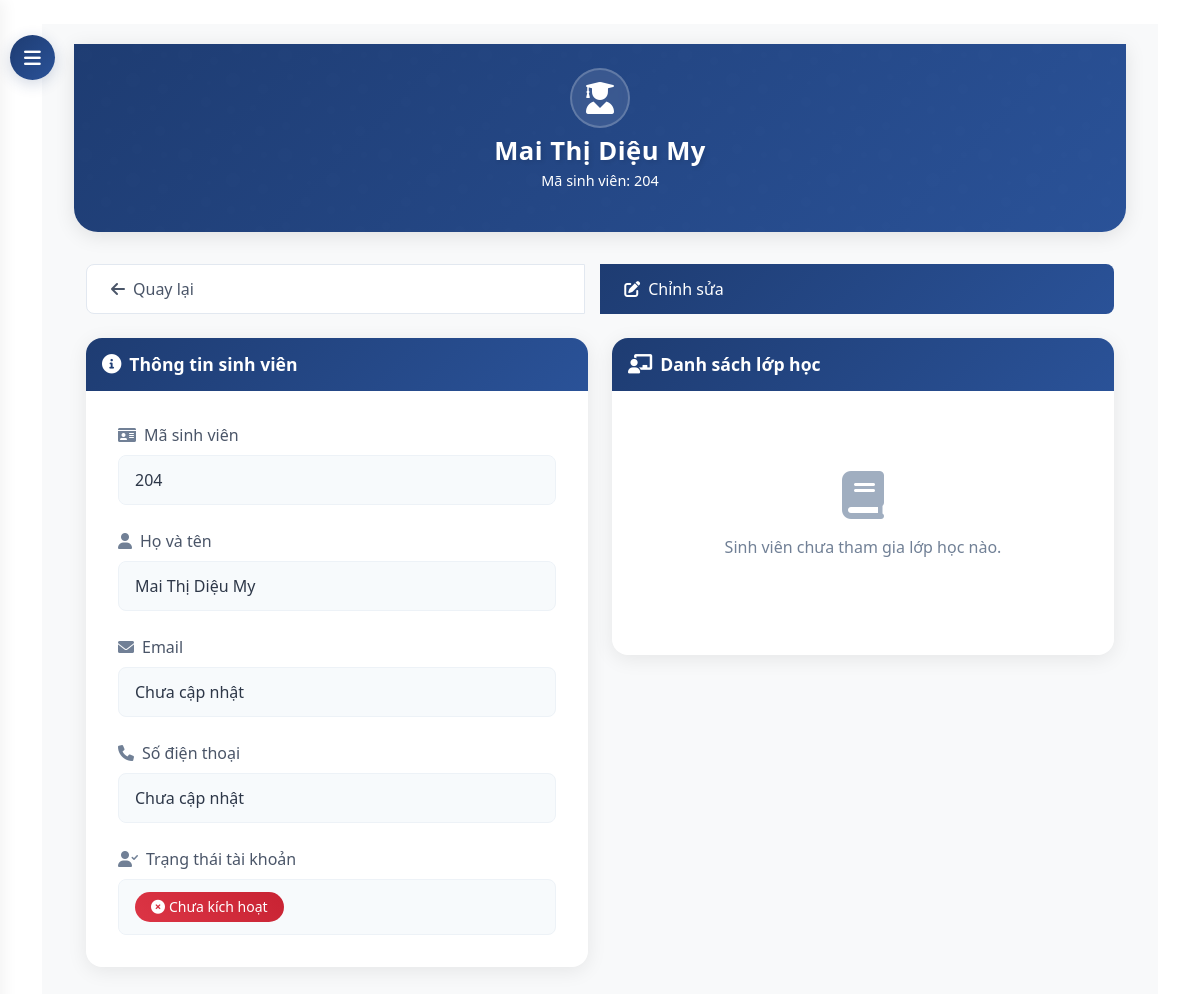
The app's page /dashboard/students/5/, older data.
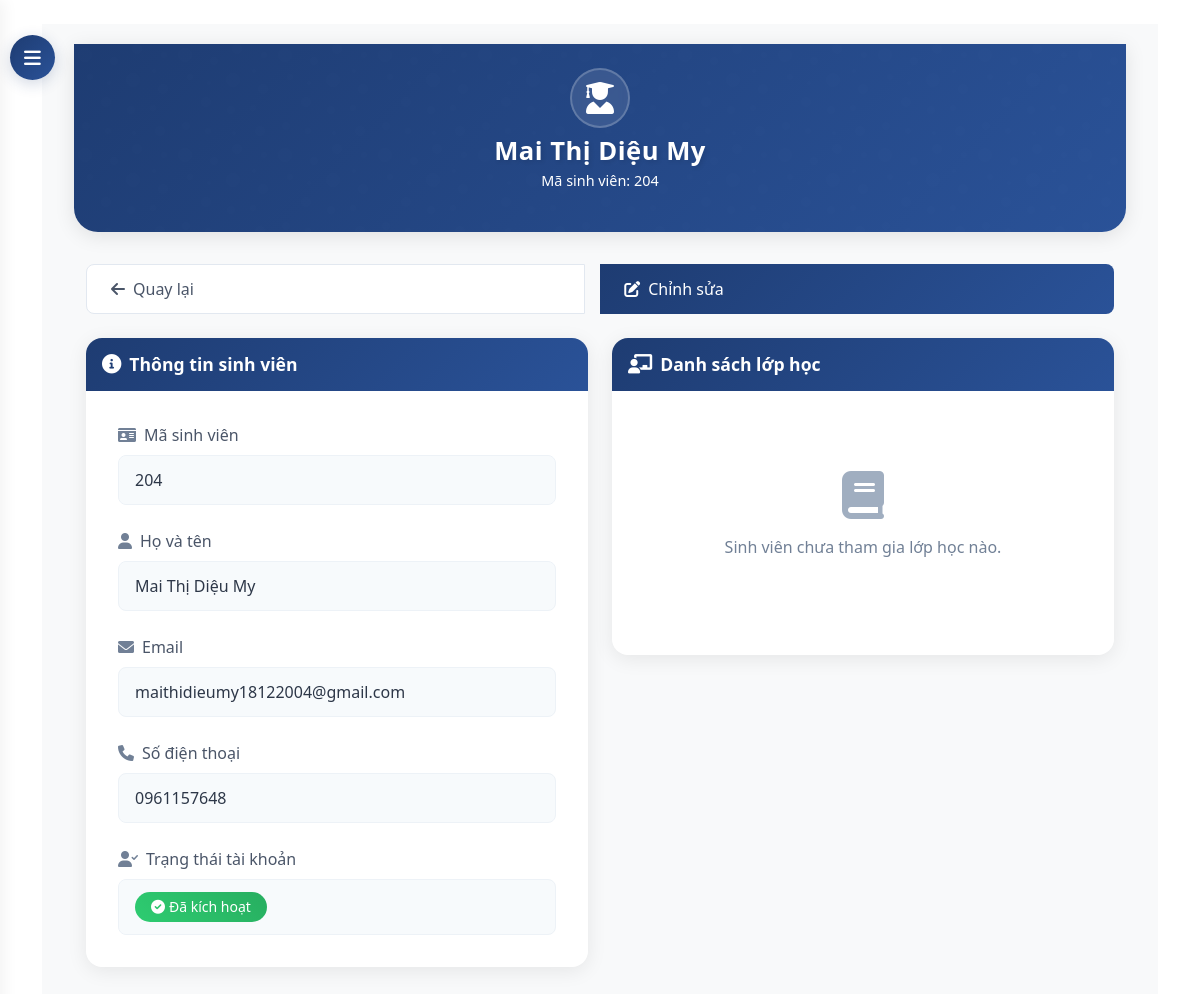
The same page, newer data.
### core/models.py (models this page shows, shortened)
class Student(models.Model):
    student_id = models.CharField(max_length=20, unique=True)
    name = models.CharField(max_length=100)
    classroom = models.ForeignKey(ClassRoom, on_delete=models.CASCADE, null=True, blank=True)
    phone = models.CharField(max_length=15, blank=True, null=True)
    user = models.OneToOneField(User, on_delete=models.SET_NULL, null=True, blank=True)

### core/views.py (the view)
# urls.py: path('dashboard/students/<int:student_id>/', views.student_detail, name='student_detail'),
def student_detail(request, student_id):
    student = get_object_or_404(Student, id=student_id)
    grades = Grade.objects.filter(student=student).order_by('-created_at')
    context = {
        'student': student,
        'grades': grades,
    }
    return render(request, 'core/admin/student_detail.html', context)

### templates/core/admin/student_detail.html (shortened to what the changed rows need)
{% extends 'base.html' %}
{% block content %}
<div id="content">
    <div class="container-fluid">
        <div class="hero-section">
            <div class="container">
                <div class="row justify-content-center text-center">
                    <div class="col-md-8">
                        <div class="hero-icon">
                            <i class="fas fa-user-graduate"></i>
                        </div>
                        <h1 class="hero-title">{{ student.name }}</h1>
                        <p class="hero-subtitle">Mã sinh viên: {{ student.student_id }}</p>
                    </div>
                </div>
            </div>
        </div>
        <div class="container">
            <div class="row">
                <div class="col-lg-6">
                    <div class="info-card">
                        <div class="info-card-body">
                            <div class="info-item">
                                <div class="info-label">
                                    <i class="fas fa-id-card"></i>
                                    Mã sinh viên
                                </div>
                                <div class="info-value">{{ student.student_id }}</div>
                            </div>
                            <div class="info-item">
                                <div class="info-label">
                                    <i class="fas fa-user"></i>
                                    Họ và tên
                                </div>
                                <div class="info-value">{{ student.name }}</div>
                            </div>
                            <div class="info-item">
                                <div class="info-label">
                                    <i class="fas fa-envelope"></i>
                                    Email
                                </div>
                                <div class="info-value">{{ student.user.email|default:"Chưa cập nhật" }}</div>
                            </div>
                            <div class="info-item">
                                <div class="info-label">
                                    <i class="fas fa-phone"></i>
                                    Số điện thoại
                                </div>
                                <div class="info-value">{{ student.phone|default:"Chưa cập nhật" }}</div>
                            </div>
                            <div class="info-item">
                                <div class="info-value">
                                    {% if student.user and student.user.is_active %}
                                        <span class="badge badge-success">
                                            <i class="fas fa-check-circle"></i>
                                            Đã kích hoạt
                                        </span>
                                    {% else %}
                                        <span class="badge badge-danger">
                                            <i class="fas fa-times-circle"></i>
                                            Chưa kích hoạt
                                        </span>
                                    {% endif %}
                                </div>
                            </div>
                        </div>
                    </div>
                </div>
            </div>
        </div>
    </div>
</div>
{% endblock %}

Row changes from the older to the newer data that the page shows:
changed Student "Mai Thị Diệu My": user.email "Chưa cập nhật" → "maithidieumy18122004@gmail.com"; phone "Chưa cập nhật" → "0961157648"; user_id empty → 6 (drawn)
Text that changed along with them:
text no longer shown: "Chưa kích hoạt"
text now shown: "Đã kích hoạt"
